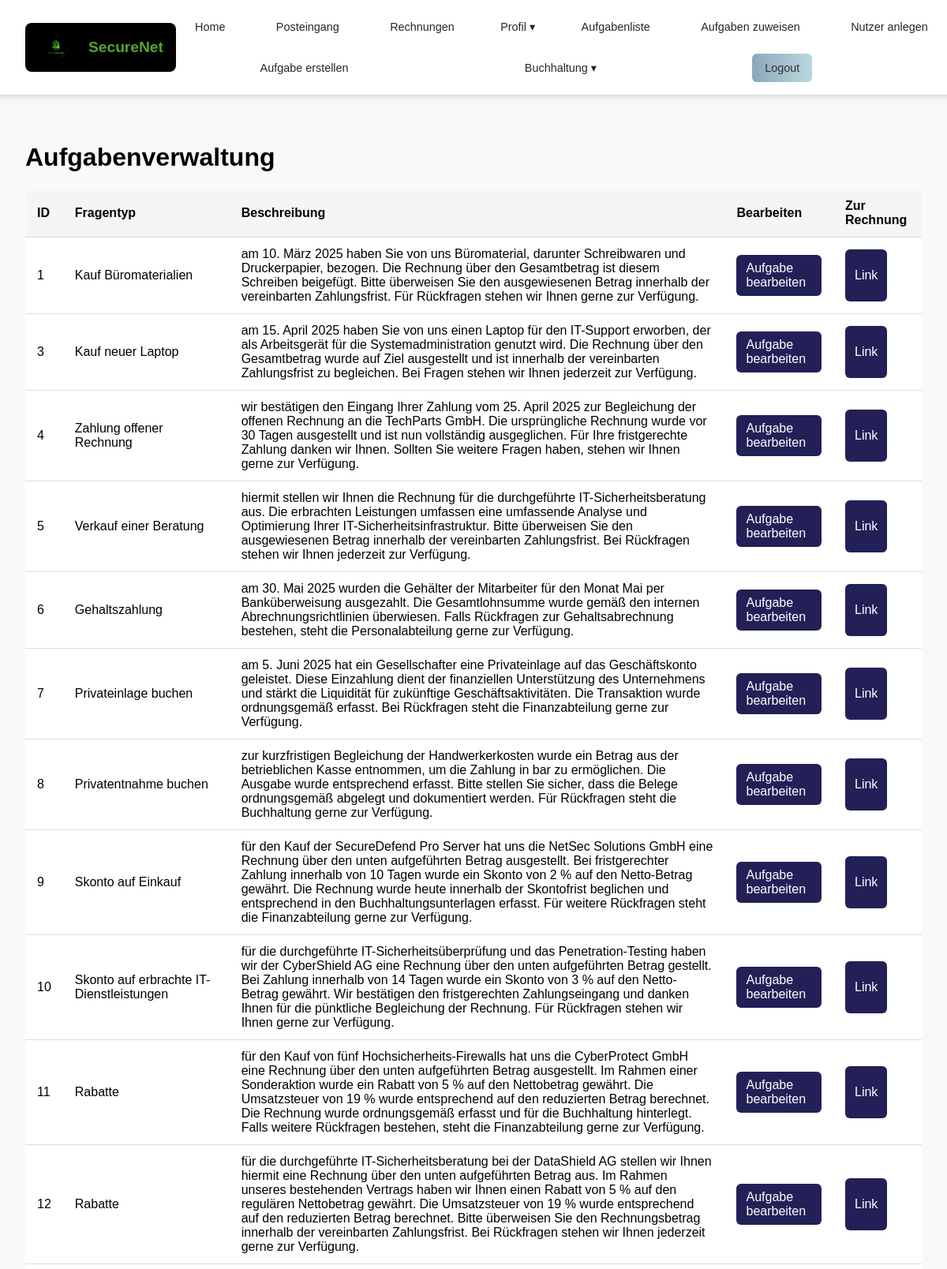
Screenshot of /posts/aufgaben/ (signed in, upper part) with the database file from the repository.
### posts/models.py (models this page shows, shortened)
class Aufgabe_neu(models.Model):
    RECHNUNGSTYPEN = [
        ('eingehend', 'Eingehende Rechnung'),
        ('ausgehend', 'Ausgehende Rechnung'),
        ('intern', 'Interner Vorgang'),
    ]
    unternehmen_kategorie = models.ForeignKey(Unternehmen, on_delete=models.CASCADE)
    fragentyp = models.ForeignKey(Aufgabenkategorie,null=True, on_delete=models.CASCADE)
    ersteller = models.IntegerField(null=True, blank=True)
    unterkategorie = models.IntegerField(null = True, blank=True, default = 1)
    fragentyp_text = models.CharField(null = True,max_length=255)
    mailtext = models.TextField()
    frage = models.TextField(null=True,default="Dieses Feld kann gelöscht werden")
    nutzungsdauer = models.IntegerField(null=True, blank=True)
    feedback_konto_falsch = models.TextField(null=True, blank=True, help_text="Feedback, wenn ein falsches Konto gewählt wurde.")
    feedback_betrag_falsch = models.TextField(null=True, blank=True, help_text="Feedback, wenn der Betrag falsch ist.")
    eigene_ansicht = models.TextField(blank=True, null=True, default='Secure Net\nTreskowallee 8\n10318 Berlin')
    rechnungsnummer = models.CharField(max_length=50, blank=True, null=True, default='RE-00001')
    datum = models.DateField(blank=True, null=True, auto_now_add=True)
    rechnungsbetrag = models.DecimalField(max_digits=10, decimal_places=2, blank=True, null=True, default=0.00)
    zahlweise = models.CharField(max_length=255, blank=True, null=True, default='Überweisung innerhalb von 14 Tagen')
    verabschiedung = models.TextField(blank=True, null=True, default='Mit freundlichen Grüßen\nIhr Unternehmen')
    kontakt = models.TextField(blank=True, null=True, default='Tel: 01234 567890\nE-Mail: info@unternehmen.de')
    beschreibung = models.TextField(blank=True, null=True, default='Keine weiteren Details angegeben.')
    rechnungstyp = models.CharField(max_length=20, choices=RECHNUNGSTYPEN, default='intern')
    aufgabeninfo = models.TextField(null=True, blank=True, help_text="Optionaler Informationstext zur Aufgabe (HTML erlaubt).")

### posts/views.py (the view)
    def _wrapped_view_func(request, *args, **kwargs):
        if request.user.is_authenticated and (request.user.role == 'teacher' or request.user.is_superuser):
            return view_func(request, *args, **kwargs)
        else:
            return HttpResponse(f'Fehlende Berechtigung <br><a href="{reverse("index")}">Zurück zur Startseite</a>')

### posts/views.py (called while the page is built)
def lehrkraft_required(view_func):
    def _wrapped_view_func(request, *args, **kwargs):
        if request.user.is_authenticated and (request.user.role == 'teacher' or request.user.is_superuser):
            return view_func(request, *args, **kwargs)
        else:
            return HttpResponse(f'Fehlende Berechtigung <br><a href="{reverse("index")}">Zurück zur Startseite</a>')
    return _wrapped_view_func

@lehrkraft_required
def aufgaben_verwalten(request):
    if request.user.is_superuser:
        aufgaben = Aufgabe_neu.objects.all()
    else:
        aufgaben = Aufgabe_neu.objects.filter(Q(ersteller=request.user.id) | Q(ersteller=1))
    return render(request, 'posts/aufgaben_verwalten.html', {'aufgaben': aufgaben})

### posts/templates/posts/aufgaben_verwalten.html (shortened to what this page needs)
{% extends 'master_layout.html' %}
{% load static %}
{% block css %}
    <link rel="stylesheet" href="{% static 'css/rechnungsübersicht.css' %}">
{% endblock %}
{% block content %}
<h1>Aufgabenverwaltung</h1>
{% if aufgaben %}
    <table class="table">
        <thead>
            <tr>
                <th>ID</th>
                <th>Fragentyp</th>
                <th>Beschreibung</th>
                <th>Bearbeiten</th>
                <th>Zur Rechnung</th>
            </tr>
        </thead>
        <tbody>
            {% for aufgabe in aufgaben %}
                <tr>
                    <td>{{ aufgabe.id }}</td>
                    <td>{{ aufgabe.fragentyp_text }}</td>
                    <td>{{ aufgabe.beschreibung|default:"Keine Beschreibung" }}</td>
                    <td>
                        <a href="{% url 'posts:aufgabe_bearbeiten' aufgabe.id %}" class="btn">
                           Aufgabe bearbeiten
                        </a>
                    </td>
                    <td>
                        <a href="{% url 'posts:rechnung_detail' aufgabe.id %}" class="btn">
                            <p>Link</p>
                        </a>
                    </td>
                </tr>
            {% endfor %}
        </tbody>
    </table>
{% else %}
    <p>Keine Aufgaben vorhanden.</p>
{% endif %}
{% endblock %}

### static/css/master_layout.css (style rules this page uses)
body { margin: 0; padding: 0; font-family: Arial, sans-serif; background-color: #f9f9f9; }

### static/css/rechnungsübersicht.css (style rules this page uses)
table { width: 100%; border-collapse: collapse; background: white; border-radius: 8px; overflow: hidden; }
th, td { padding: 12px 15px; text-align: left; border-bottom: 1px solid #ddd; }
th { background-color: #f5f5f5; }
.btn { display: inline-block; padding: 8px 12px; background: rgb(35, 32, 87); color: white; text-decoration: none; border-radius: 6px; transition: background 0.3s ease; }

### rows the page displays
Aufgabe_neu: id "1", fragentyp_text "Kauf Büromaterialien", beschreibung "am 10. März 2025 haben Sie von uns Büromaterial, darunter Schreibwaren und Druckerpapier, bezogen. Die Rechnung über den Gesamtbetrag ist diesem Schreiben beigefügt. Bitte überweisen Sie den ausgewiesenen Betrag innerhalb der vereinbarten Zahlungsfrist. Für Rückfragen stehen wir Ihnen gerne zur Verfügung."
Aufgabe_neu: id "3", fragentyp_text "Kauf neuer Laptop", beschreibung "am 15. April 2025 haben Sie von uns einen Laptop für den IT-Support erworben, der als Arbeitsgerät für die Systemadministration genutzt wird. Die Rechnung über den Gesamtbetrag wurde auf Ziel ausgestellt und ist innerhalb der vereinbarten Zahlungsfrist zu begleichen. Bei Fragen stehen wir Ihnen jederzeit zur Verfügung."
Aufgabe_neu: id "4", fragentyp_text "Zahlung offener Rechnung", beschreibung "wir bestätigen den Eingang Ihrer Zahlung vom 25. April 2025 zur Begleichung der offenen Rechnung an die TechParts GmbH. Die ursprüngliche Rechnung wurde vor 30 Tagen ausgestellt und ist nun vollständig ausgeglichen. Für Ihre fristgerechte Zahlung danken wir Ihnen. Sollten Sie weitere Fragen haben, stehen wir Ihnen gerne zur Verfügung."
Aufgabe_neu: id "5", fragentyp_text "Verkauf einer Beratung", beschreibung "hiermit stellen wir Ihnen die Rechnung für die durchgeführte IT-Sicherheitsberatung aus. Die erbrachten Leistungen umfassen eine umfassende Analyse und Optimierung Ihrer IT-Sicherheitsinfrastruktur. Bitte überweisen Sie den ausgewiesenen Betrag innerhalb der vereinbarten Zahlungsfrist. Bei Rückfragen stehen wir Ihnen jederzeit zur Verfügung."
Aufgabe_neu: id "6", fragentyp_text "Gehaltszahlung", beschreibung "am 30. Mai 2025 wurden die Gehälter der Mitarbeiter für den Monat Mai per Banküberweisung ausgezahlt. Die Gesamtlohnsumme wurde gemäß den internen Abrechnungsrichtlinien überwiesen. Falls Rückfragen zur Gehaltsabrechnung bestehen, steht die Personalabteilung gerne zur Verfügung."
Aufgabe_neu: id "7", fragentyp_text "Privateinlage buchen", beschreibung "am 5. Juni 2025 hat ein Gesellschafter eine Privateinlage auf das Geschäftskonto geleistet. Diese Einzahlung dient der finanziellen Unterstützung des Unternehmens und stärkt die Liquidität für zukünftige Geschäftsaktivitäten. Die Transaktion wurde ordnungsgemäß erfasst. Bei Rückfragen steht die Finanzabteilung gerne zur Verfügung."
Aufgabe_neu: id "8", fragentyp_text "Privatentnahme buchen", beschreibung "zur kurzfristigen Begleichung der Handwerkerkosten wurde ein Betrag aus der betrieblichen Kasse entnommen, um die Zahlung in bar zu ermöglichen. Die Ausgabe wurde entsprechend erfasst. Bitte stellen Sie sicher, dass die Belege ordnungsgemäß abgelegt und dokumentiert werden. Für Rückfragen steht die Buchhaltung gerne zur Verfügung."
Aufgabe_neu: id "9", fragentyp_text "Skonto auf Einkauf", beschreibung "für den Kauf der SecureDefend Pro Server hat uns die NetSec Solutions GmbH eine Rechnung über den unten aufgeführten Betrag ausgestellt. Bei fristgerechter Zahlung innerhalb von 10 Tagen wurde ein Skonto von 2 % auf den Netto-Betrag gewährt. Die Rechnung wurde heute innerhalb der Skontofrist beglichen und entsprechend in den Buchhaltungsunterlagen erfasst. Für weitere Rückfragen steht die Finanzabteilung gerne zur Verfügung."
Aufgabe_neu: id "10", fragentyp_text "Skonto auf erbrachte IT-Dienstleistungen", beschreibung "für die durchgeführte IT-Sicherheitsüberprüfung und das Penetration-Testing haben wir der CyberShield AG eine Rechnung über den unten aufgeführten Betrag gestellt. Bei Zahlung innerhalb von 14 Tagen wurde ein Skonto von 3 % auf den Netto-Betrag gewährt. Wir bestätigen den fristgerechten Zahlungseingang und danken Ihnen für die pünktliche Begleichung der Rechnung. Für Rückfragen stehen wir Ihnen gerne zur Verfügung."
Aufgabe_neu: id "11", fragentyp_text "Rabatte", beschreibung "für den Kauf von fünf Hochsicherheits-Firewalls hat uns die CyberProtect GmbH eine Rechnung über den unten aufgeführten Betrag ausgestellt. Im Rahmen einer Sonderaktion wurde ein Rabatt von 5 % auf den Nettobetrag gewährt. Die Umsatzsteuer von 19 % wurde entsprechend auf den reduzierten Betrag berechnet. Die Rechnung wurde ordnungsgemäß erfasst und für die Buchhaltung hinterlegt. Falls weitere Rückfragen bestehen, steht die Finanzabteilung gerne zur Verfügung."
Aufgabe_neu: id "12", fragentyp_text "Rabatte", beschreibung "für die durchgeführte IT-Sicherheitsberatung bei der DataShield AG stellen wir Ihnen hiermit eine Rechnung über den unten aufgeführten Betrag aus. Im Rahmen unseres bestehenden Vertrags haben wir Ihnen einen Rabatt von 5 % auf den regulären Nettobetrag gewährt. Die Umsatzsteuer von 19 % wurde entsprechend auf den reduzierten Betrag berechnet. Bitte überweisen Sie den Rechnungsbetrag innerhalb der vereinbarten Zahlungsfrist. Bei Rückfragen stehen wir Ihnen jederzeit gerne zur Verfügung."
